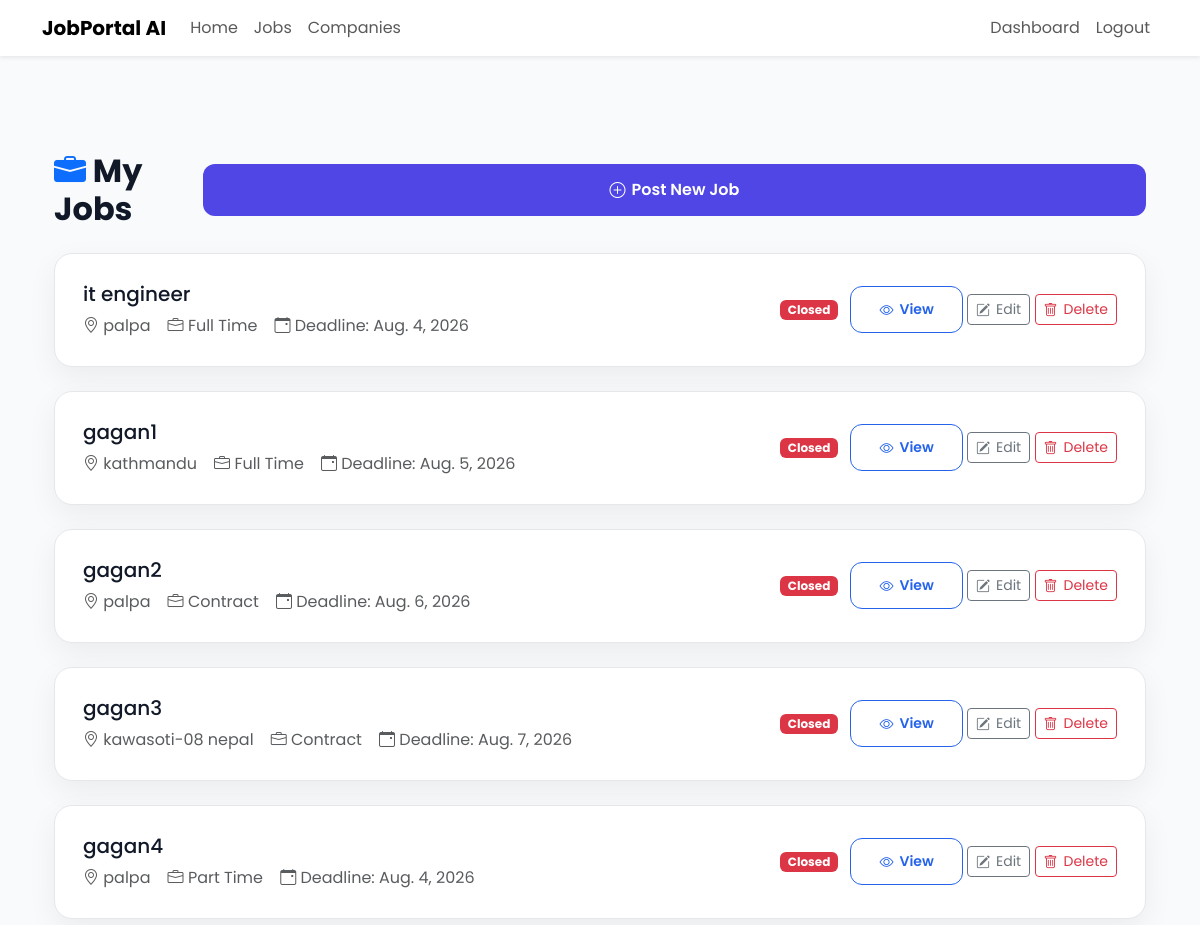
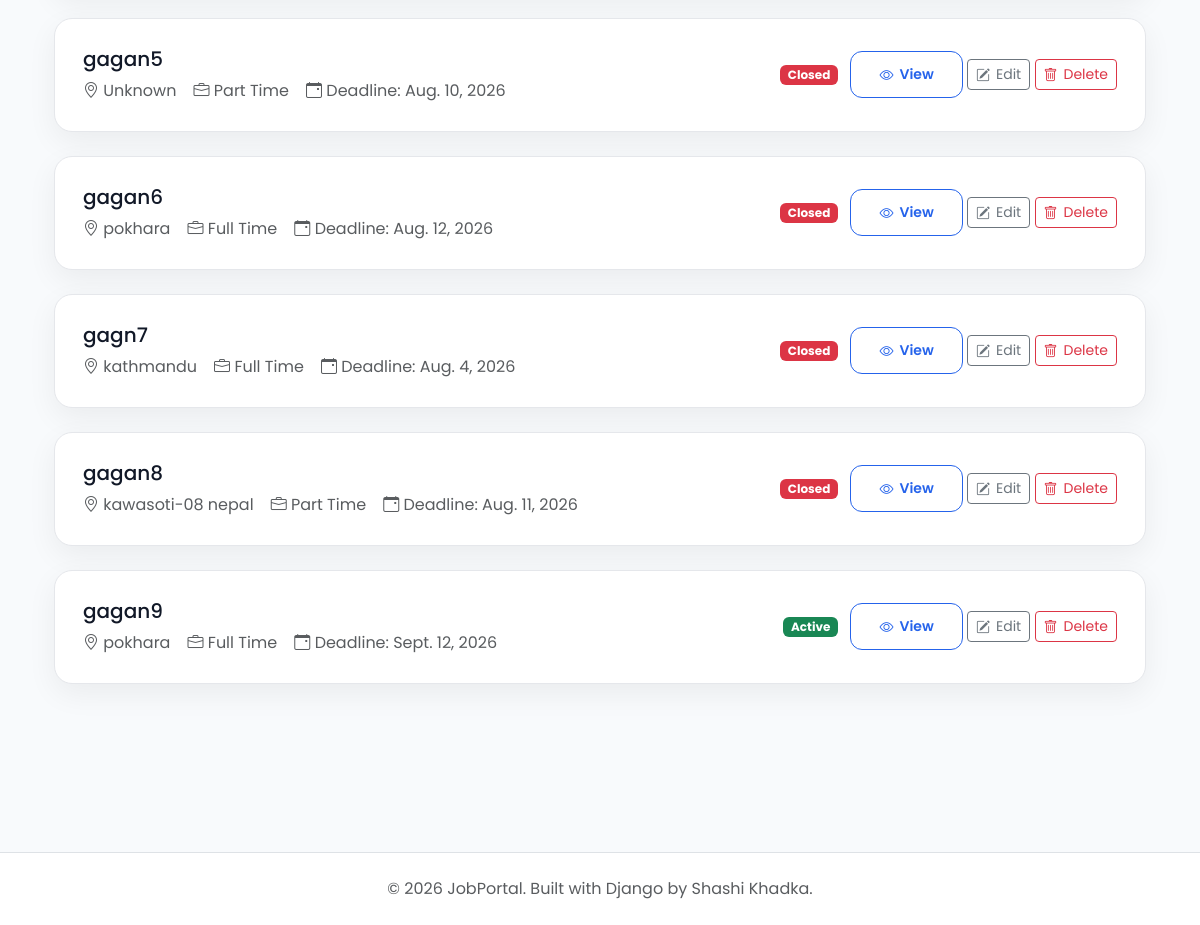
The app's page /jobs/my-jobs/ (signed in) with its own data (2 pictures, top to bottom).
### jobs/models.py (models this page shows, shortened)
class Job(models.Model):
    class EmploymentType(models.TextChoices):
        FULL_TIME = "Full Time"
        PART_TIME = "Part Time"
        INTERNSHIP = "Internship"
        CONTRACT = "Contract"
    class ExperienceLevel(models.TextChoices):
        ENTRY =  "Entry Level"
        MID =  "Mid Level"
        SENIOR = "Senior Level"
    company = models.ForeignKey(Company,on_delete=models.CASCADE,related_name="jobs")
    title = models.CharField(max_length=200)
    slug = models.SlugField(unique=True,blank=True)
    description = models.TextField()
    location = models.CharField(max_length=150)
    employment_type = models.CharField(max_length=20,choices=EmploymentType.choices)
    experience_level = models.CharField( max_length=20, choices=ExperienceLevel.choices )
    salary_min = models.PositiveIntegerField()
    salary_max = models.PositiveIntegerField()
    vacancies = models.PositiveIntegerField(default=1)
    deadline = models.DateField()
    is_active = models.BooleanField(default=True)
    created_at = models.DateTimeField(auto_now_add=True)
    updated_at = models.DateTimeField(auto_now=True)

### jobs/views.py (the view)
# urls.py: path("my-jobs/", views.my_jobs, name="my-jobs"),
def my_jobs(request):
    jobs = request.user.company.jobs.all() if hasattr(request.user, "company") else []
    return render(request, "jobs/my_jobs.html", {"jobs": jobs})

### templates/jobs/my_jobs.html (shortened to what this page needs)
{% extends "base.html" %}
{% block content %}
<div class="container py-5">
    <div class="d-flex justify-content-between align-items-center mb-4">
        <h2 class="fw-bold mb-0">
            <i class="bi bi-briefcase-fill text-primary"></i>
            My Jobs
        </h2>
        <a href="{% url 'create-job' %}" class="btn btn-primary-custom">
            <i class="bi bi-plus-circle"></i> Post New Job
        </a>
    </div>
    {% if jobs %}
    {% for job in jobs %}
    <div class="job-card">
        <div class="row align-items-center">
            <div class="col-lg-7">
                <h5 class="mb-2">{{ job.title }}</h5>
                <p class="text-muted mb-0">
                    <i class="bi bi-geo-alt"></i>
                    {{ job.location }}
                    <i class="bi bi-briefcase"></i>
                    {{ job.get_employment_type_display }}
                    <i class="bi bi-calendar-event"></i>
                    Deadline: {{ job.deadline }}
                </p>
            </div>
           <div class="col-lg-5 text-lg-end mt-3 mt-lg-0">
                {% if job.is_active %}
                    <span class="badge bg-success me-2">Active</span>
                {% else %}
                    <span class="badge bg-danger me-2">Closed</span>
                {% endif %}
                <a href="{% url 'job-detail' job.pk %}" class="btn btn-sm btn-outline-primary">
                    <i class="bi bi-eye"></i> View
                </a>
                <a href="{% url 'edit-job' job.pk %}" class="btn btn-sm btn-outline-secondary">
                    <i class="bi bi-pencil-square"></i> Edit
                </a>
                <a href="{% url 'delete-job' job.pk %}" class="btn btn-sm btn-outline-danger">
                    <i class="bi bi-trash"></i> Delete
                </a>
            </div>
        </div>
    </div>
    {% endfor %}
    {% endif %}
</div>
{% endblock %}

### static/css/variables.css (style rules this page uses)
:root { --primary:#4F46E5; --primary-hover:#4338CA; --secondary:#6366F1; --success:#22C55E; --danger:#EF4444; --warning:#F59E0B; --dark:#0F172A; --gray:#64748B; --light:#F8FAFC; --white:#FFFFFF; --border:#E2E8F0; --shadow:0 8px 30px rgba(0,0,0,.08); --radius:12px; }

### static/css/main.css (style rules this page uses)
* { margin:0; padding:0; box-sizing:border-box; }
body { font-family:'Poppins',sans-serif; background:var(--light); color:var(--dark); }
a { text-decoration:none; }

### static/css/components.css (style rules this page uses)
.btn-primary-custom { background:var(--primary); color:white; padding:12px 22px; border-radius:10px; border:none; transition:.3s; }

### static/css/style.css (style rules this page uses)
* { margin:0; padding:0; box-sizing:border-box; }
body { font-family:'Poppins',sans-serif; background:var(--light); color:var(--dark); }
a { text-decoration:none; }
.btn-primary-custom, .btn-outline-primary, .btn-outline-secondary, .btn-outline-danger, .btn-outline-info, .btn-outline-warning { display:inline-flex; align-items:center; justify-content:center; gap:6px; white-space:nowrap; }
.btn i { font-size:1em; line-height:1; }

### static/css/dashboard.css (style rules this page uses)
:root { --primary:#4F46E5; --success:#22C55E; --warning:#F59E0B; --danger:#EF4444; --bg:#F6F8FC; --card:#ffffff; --text:#1E293B; --muted:#64748B; --border:#E5E7EB; }
body { background:var(--bg); }
:root { --primary:#2563eb; --primary-dark:#1d4ed8; --primary-light:#eef4ff; --success:#16a34a; --warning:#f59e0b; --danger:#ef4444; --text:#111827; --text-light:#6b7280; --border:#e5e7eb; --white:#ffffff; --background:#f8fafc; --radius:18px; --radius-sm:12px; --shadow:0 10px 30px rgba(0,0,0,.06); --shadow-hover:0 18px 40px rgba(37,99,235,.15); --transition:.25s ease; }
* { box-sizing:border-box; }
body { background:var(--background); font-family:"Poppins", sans-serif; color:var(--text); -webkit-font-smoothing:antialiased; }
a { text-decoration:none; transition:color var(--transition); }
.btn { transition:transform var(--transition), box-shadow var(--transition), background var(--transition); }
.btn-outline-primary { border:1.5px solid var(--primary); color:var(--primary); border-radius:var(--radius-sm); font-weight:600; padding:12px 28px; }
.job-card { background:#ffffff; border:1px solid var(--border); border-radius:var(--radius); padding:28px; height:100%; margin-bottom:24px; box-shadow:var(--shadow); transition:transform var(--transition), box-shadow var(--transition), border-color var(--transition); }

### static/css/auth.css (style rules this page uses)
.btn-primary-custom { width: 100%; height: 52px; border: none; border-radius: 12px; background: #4F46E5; color: white; font-weight: 600; transition: .3s; }

### records on screen
Job: title "it engineer", location "palpa", employment_type "Full Time", deadline "Aug. 4, 2026", is_active "Closed"
Job: title "gagan1", location "kathmandu", employment_type "Full Time", deadline "Aug. 5, 2026", is_active "Closed"
Job: title "gagan2", location "palpa", employment_type "Contract", deadline "Aug. 6, 2026", is_active "Closed"
Job: title "gagan3", location "kawasoti-08 nepal", employment_type "Contract", deadline "Aug. 7, 2026", is_active "Closed"
Job: title "gagan4", location "palpa", employment_type "Part Time", deadline "Aug. 4, 2026", is_active "Closed"
Job: title "gagan5", location "Unknown", employment_type "Part Time", deadline "Aug. 10, 2026", is_active "Closed"
Job: title "gagan6", location "pokhara", employment_type "Full Time", deadline "Aug. 12, 2026", is_active "Closed"
Job: title "gagn7", location "kathmandu", employment_type "Full Time", deadline "Aug. 4, 2026", is_active "Closed"
Job: title "gagan8", location "kawasoti-08 nepal", employment_type "Part Time", deadline "Aug. 11, 2026", is_active "Closed"
Job: title "gagan9", location "pokhara", employment_type "Full Time", deadline "Sept. 12, 2026", is_active "Active"
